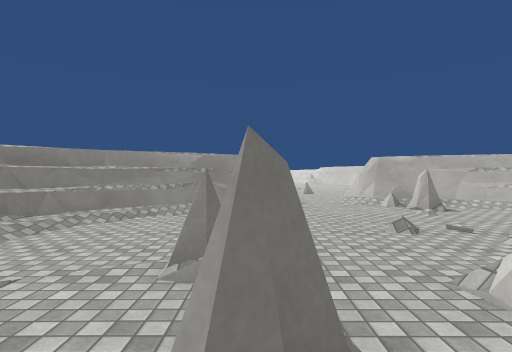
View 1 (above)

22 first-person views from a walk through a 3-D level made in the Unity game engine. The camera is 1.4 m above the floor, looks level and sees 80° across. The floor is counted in squares, 2 m on a side. Each view is taken from the middle of a square. On the plan, view 1 faces up. The plan holds only what a view shows up to about 10 squares ahead; the rest is blank. The place goes on beyond the plan. The player character is not drawn. Surface patterns are stand-ins for the level's own textures.

View 2
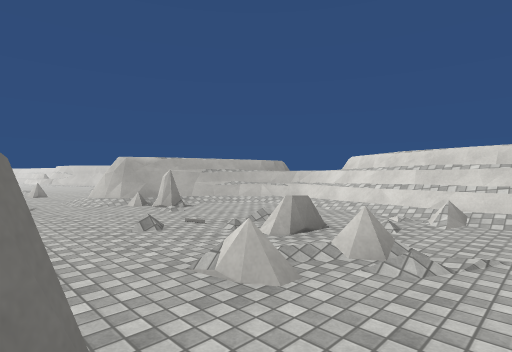

View 3
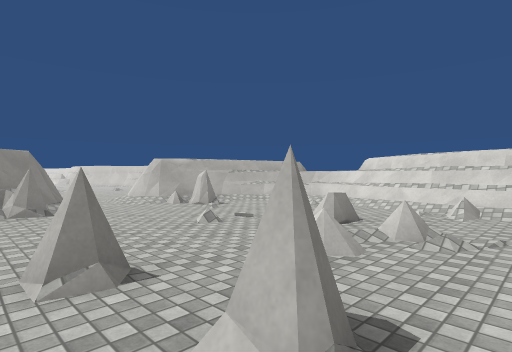

View 4
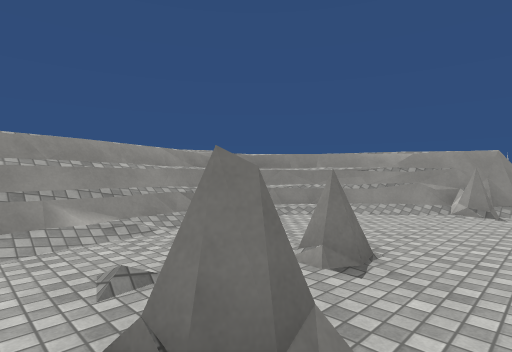

View 5
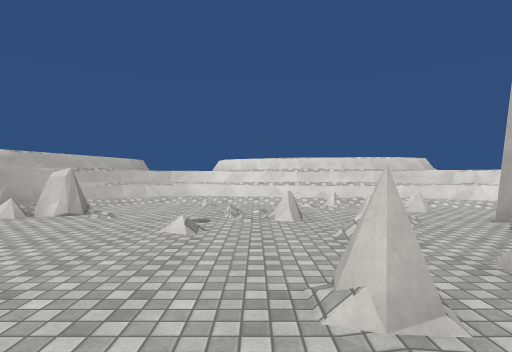

View 6
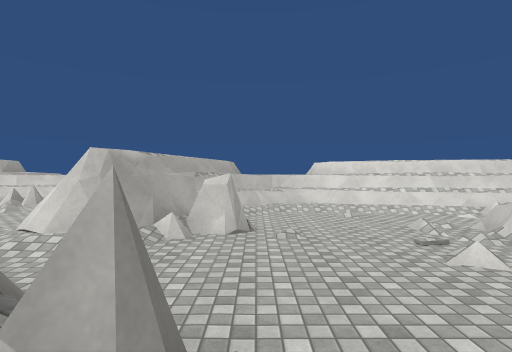

View 7
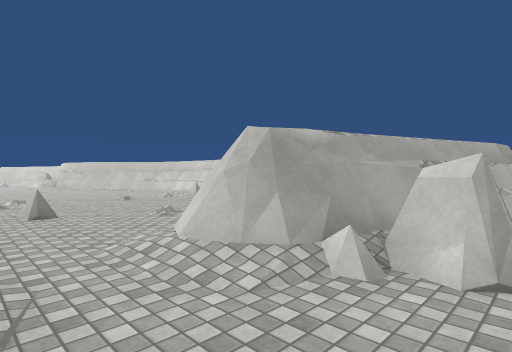

View 8
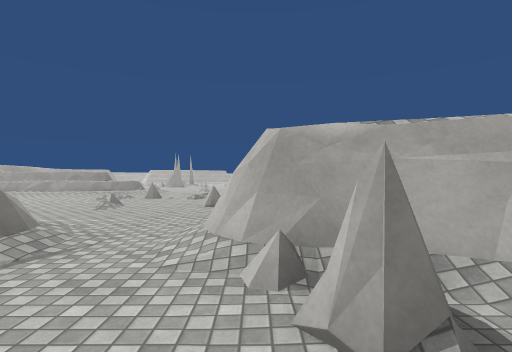

View 9
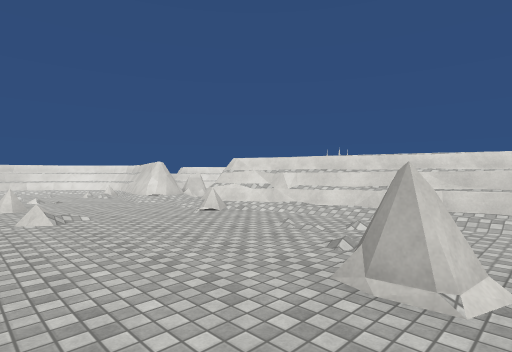

View 10
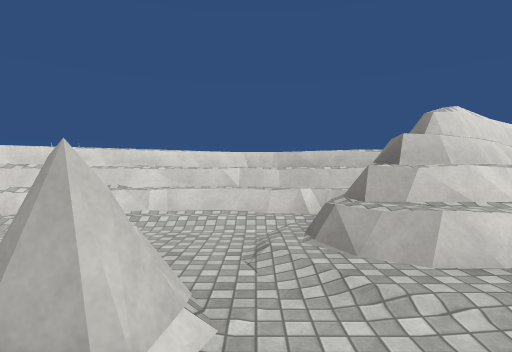

View 11
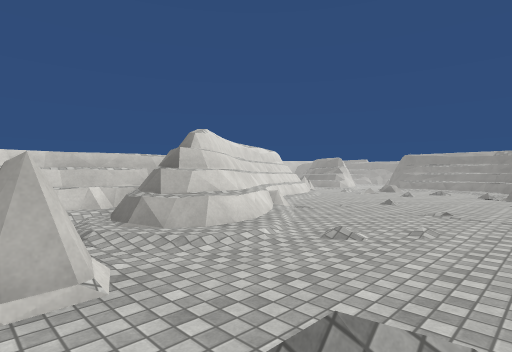

View 12
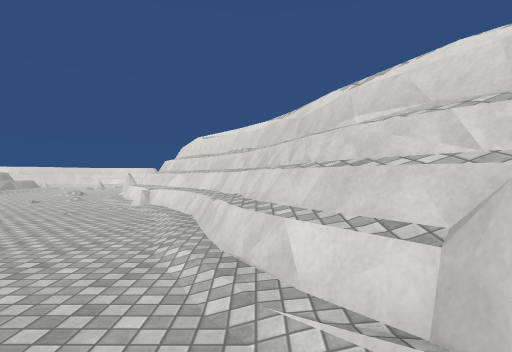

View 13
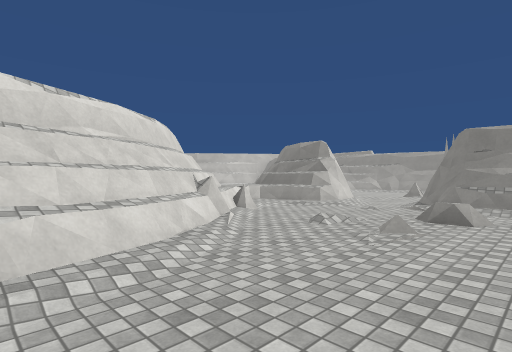

View 14
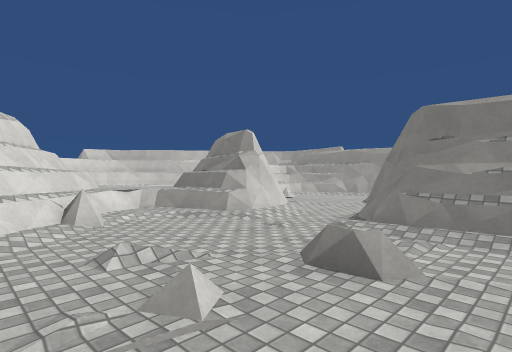

View 15
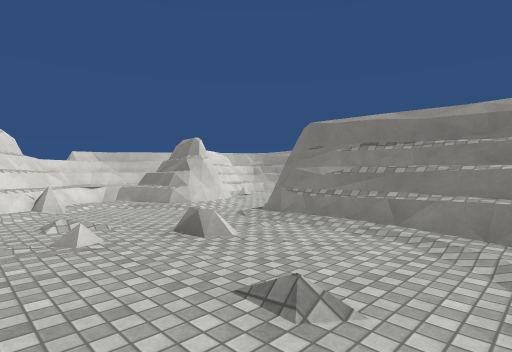

View 16
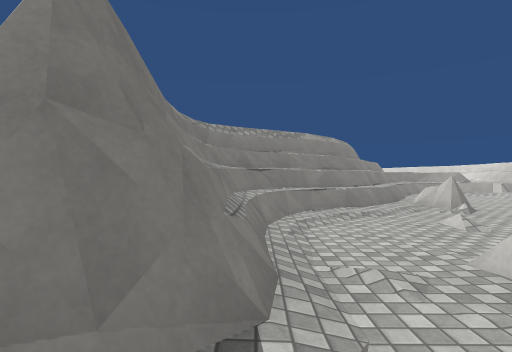

View 17
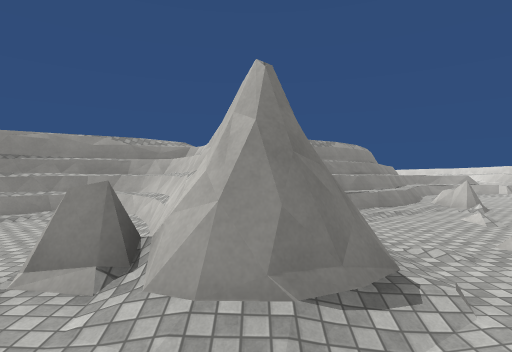

View 18
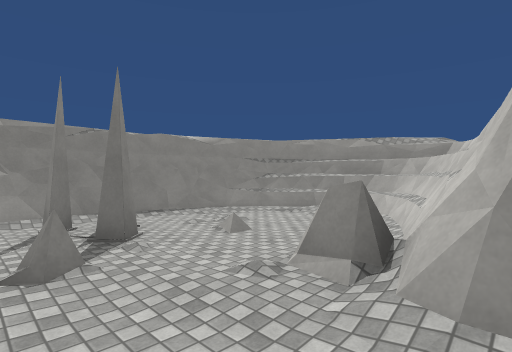

View 19
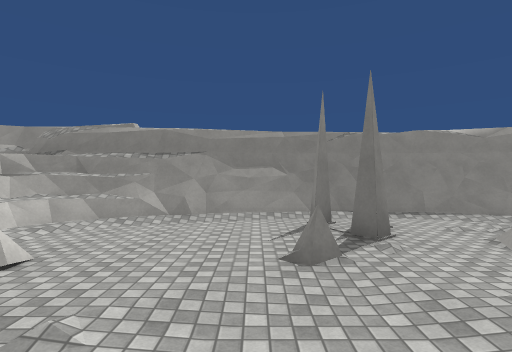

View 20
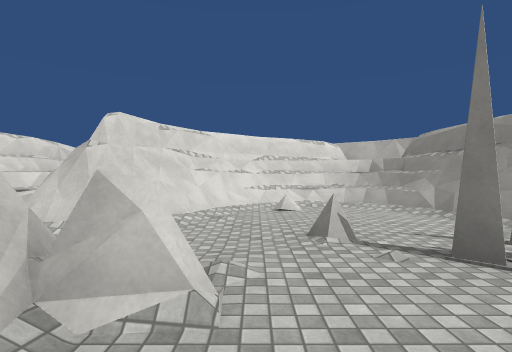

View 21
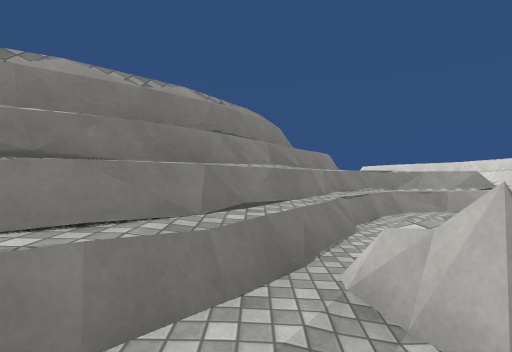

View 22
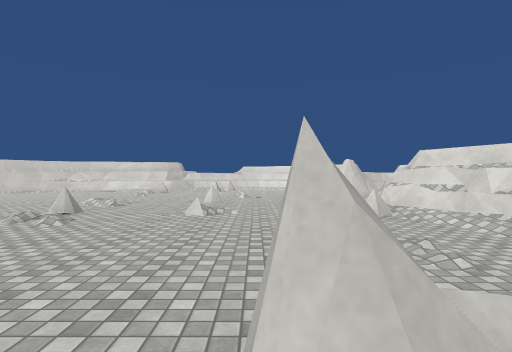

### Floor plan
Key: @ floor where view 1 was taken; # wall or solid block; . floor; / step, stairs or slope; = window, fence, low wall or low ledge; ^ raised ledge; O other object.
Columns run from 27 left of view 1 to 9 right of it. Each row starts with its distance up from view 1.
 21                  #
 20                  #
 19                 ^#
 18                 ^            ...
 17            #^^#^            ....
 16            #^//^           .....
 15           #^/...       .../=....//
 14          ##/...    ..  .../....... ^#
 13         ##^/..   ....//.........../=^
 12   ###  #^^/#....../........=.=....#
 11  #^^^##^//........./..#...........
 10 ##..^##^........../^/.=..........
  9 #....##^........./^#^/./..=/////
  8 #....###/=....../###^/////##//###
  7 #O../##/.....//^## ^^^^^####=.######
  6 #OO=......./^^###  #^^####//.....^^^
  5 #.....///./^##       ###^/......./^
  4 #....###//##           #/..../..//^#
  3 ##.=.###^^#            #/.....//.^#
  2 ##//## ^^^#            #^....==/ ##
  1  ####    #             #^..#....=#
  0                         #..@.  =.#

Positions as (right, up) in squares from view 1, and headings:
1: (0, 0), facing up
2: (0, 0), facing up-right
3: (-1, 0), facing up-right
4: (1, 0), facing up-left
5: (-2, 3), facing right
6: (-1, 6), facing right
7: (1, 6), facing up-right
8: (3, 5), facing up
9: (-6, 13), facing down-right
10: (-6, 12), facing down
11: (-5, 13), facing down-left
12: (-17, 6), facing right
13: (-13, 9), facing down-left
14: (-16, 9), facing down-left
15: (-16, 11), facing down-left
16: (-20, 6), facing up
17: (-21, 5), facing up
18: (-21, 5), facing up-left
19: (-21, 5), facing left
20: (-23, 9), facing down
21: (-17, 11), facing up
22: (-6, 11), facing right
